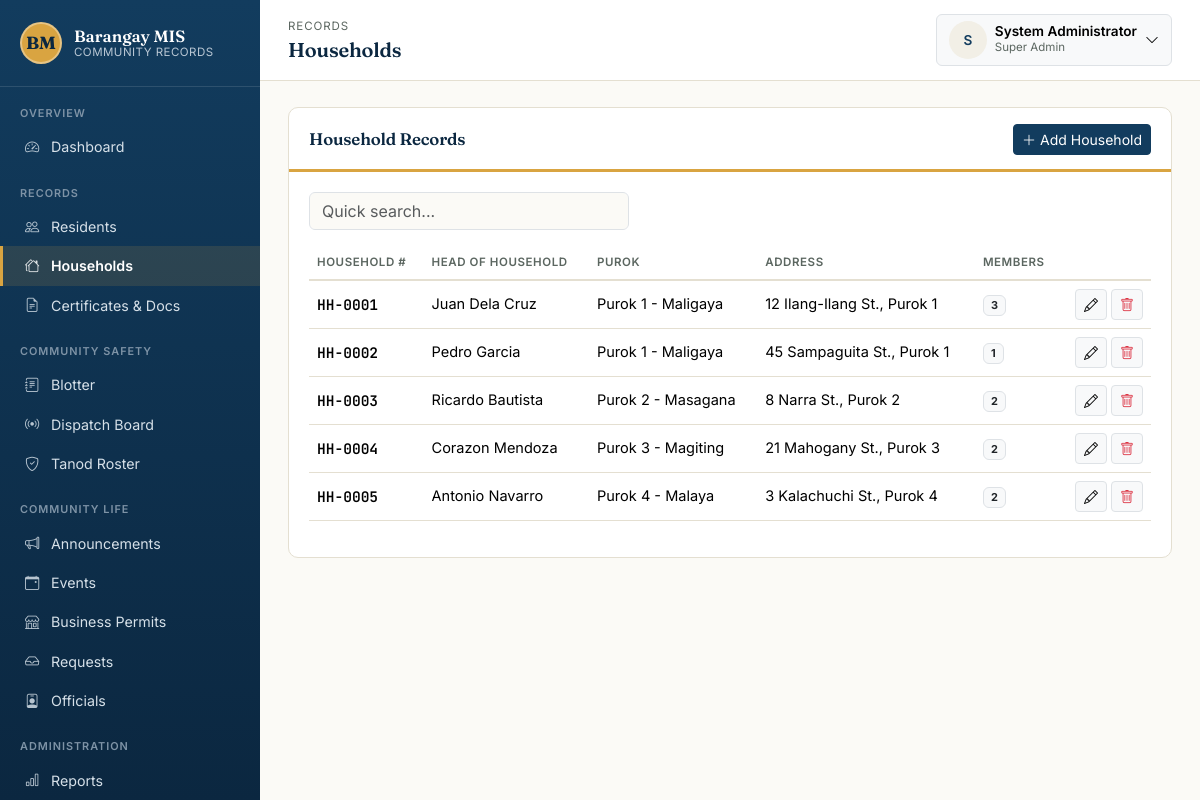
The app's page /modules/households/list.php (signed in) with its own data.
### tables this page shows
CREATE TABLE households (
    id                  INT AUTO_INCREMENT PRIMARY KEY,
    household_number    VARCHAR(50) NOT NULL UNIQUE,
    head_resident_id    INT NULL,
    purok_id            INT NULL,
    address             VARCHAR(255),
    created_at          TIMESTAMP NOT NULL DEFAULT CURRENT_TIMESTAMP,
    FOREIGN KEY (purok_id) REFERENCES puroks(id) ON DELETE SET NULL
);

CREATE TABLE puroks (
    id      INT AUTO_INCREMENT PRIMARY KEY,
    name    VARCHAR(100) NOT NULL
);

### includes/functions.php (called while the page is built, shortened)
<?php
function clean(?string $value): string
{
    return htmlspecialchars(trim($value ?? ''), ENT_QUOTES, 'UTF-8');
}

### modules/households/list.php (the view, shortened to what this page needs)
<?php
require_once __DIR__ . '/../../config.php';
require_once __DIR__ . '/../../includes/functions.php';
$households = $pdo->query(
    "SELECT h.*, p.name AS purok_name,
            CONCAT(hr.first_name, ' ', hr.last_name) AS head_name,
            (SELECT COUNT(*) FROM residents r WHERE r.household_id = h.id) AS member_count
     FROM households h
     LEFT JOIN puroks p ON p.id = h.purok_id
     LEFT JOIN residents hr ON hr.id = h.head_resident_id
     ORDER BY h.household_number"
)->fetchAll();
require_once __DIR__ . '/../../includes/header.php';
?>
<div class="panel">
    <div class="panel-header">
        <h2>Household Records</h2>
        <a href="<?= BASE_URL ?>/modules/households/form.php" class="btn btn-primary btn-sm"><i class="bi bi-plus-lg me-1"></i>Add Household</a>
    </div>
    <div class="panel-body">
        <input type="text" class="form-control mb-3" style="max-width:320px;" placeholder="Quick search..." onkeyup="quickFilter(this, 'householdsTable')">
        <?php if (empty($households)): ?>
            <div class="empty-state"><i class="bi bi-houses"></i>No households recorded yet.</div>
        <?php else: ?>
        <div class="table-responsive">
        <table class="table table-clean" id="householdsTable">
            <thead><tr><th>Household #</th><th>Head of Household</th><th>Purok</th><th>Address</th><th>Members</th><th></th></tr></thead>
            <tbody>
            <?php foreach ($households as $h): ?>
                <tr>
                    <td class="mono fw-semibold"><?= clean($h['household_number']) ?></td>
                    <td><?= clean($h['head_name'] ?? '—') ?></td>
                    <td><?= clean($h['purok_name'] ?? '—') ?></td>
                    <td><?= clean($h['address'] ?: '—') ?></td>
                    <td><span class="badge bg-light text-dark border"><?= (int)$h['member_count'] ?></span></td>
                    <td class="text-end">
                        <a href="<?= BASE_URL ?>/modules/households/form.php?id=<?= (int)$h['id'] ?>" class="btn btn-sm btn-light border"><i class="bi bi-pencil"></i></a>
                        <form method="post" action="<?= BASE_URL ?>/modules/households/delete.php" class="d-inline" data-confirm="Delete household <?= clean($h['household_number']) ?>?">
                            <button type="submit" class="btn btn-sm btn-light border text-danger"><i class="bi bi-trash"></i></button>
                        </form>
                    </td>
                </tr>
            <?php endforeach; ?>
            </tbody>
        </table>
        </div>
        <?php endif; ?>
    </div>
</div>
<?php require_once __DIR__ . '/../../includes/footer.php'; ?>

### assets/css/style.css (style rules this page uses)
:root { --bagong-blue: #123C5E; --bagong-blue-dark: #0B2740; --bagong-blue-light: #1E5583; --paper: #FBFAF6; --paper-dim: #F2EFE6; --palay-gold: #D9A441; --palay-gold-dark: #B9832F; --adobe: #C1502E; --talahib: #4C7A5E; --ink: #1F2421; --ink-soft: #5B6660; --hairline: #E4DFD1; --font-display: 'Fraunces', Georgia, serif; --font-body: 'Inter', -apple-system, Segoe UI, Roboto, sans-serif; --font-mono: 'JetBrains Mono', SFMono-Regular, Menlo, monospace; --bs-primary: var(--bagong-blue); --bs-body-font-family: var(--font-body); --bs-body-color: var(--ink); --bs-body-bg: var(--paper); }
* { box-sizing: border-box; }
body { background: var(--paper); color: var(--ink); font-family: var(--font-body); }
h1, h2, h3, h4, .display-font { font-family: var(--font-display); font-weight: 600; letter-spacing: -0.01em; color: var(--bagong-blue-dark); }
.mono, .case-number, .stat-number { font-family: var(--font-mono); font-variant-numeric: tabular-nums; }
a { color: var(--bagong-blue); }
.panel { background: #fff; border: 1px solid var(--hairline); border-radius: 10px; margin-bottom: 22px; overflow: hidden; }
.panel-header { display: flex; align-items: center; justify-content: space-between; gap: 12px; padding: 16px 20px 14px; border-bottom: 3px solid var(--palay-gold); flex-wrap: wrap; }
.panel-header h2, .panel-header h3 { margin: 0; font-size: 1.05rem; }
.panel-body { padding: 20px; }
.table-clean { --bs-table-bg: transparent; font-size: 0.91rem; }
.table-clean thead th { text-transform: uppercase; font-size: 0.72rem; letter-spacing: 0.05em; color: var(--ink-soft); border-bottom: 2px solid var(--hairline); font-weight: 600; white-space: nowrap; }
.table-clean td { vertical-align: middle; border-bottom: 1px solid var(--hairline); }
.btn-primary { background: var(--bagong-blue); border-color: var(--bagong-blue); }

### records on screen
households: household_number "HH-0001", head_name "Juan Dela Cruz", purok.name "Purok 1 - Maligaya", address "12 Ilang-Ilang St., Purok 1", member_count "3"
households: household_number "HH-0002", head_name "Pedro Garcia", purok.name "Purok 1 - Maligaya", address "45 Sampaguita St., Purok 1", member_count "1"
households: household_number "HH-0003", head_name "Ricardo Bautista", purok.name "Purok 2 - Masagana", address "8 Narra St., Purok 2", member_count "2"
households: household_number "HH-0004", head_name "Corazon Mendoza", purok.name "Purok 3 - Magiting", address "21 Mahogany St., Purok 3", member_count "2"
households: household_number "HH-0005", head_name "Antonio Navarro", purok.name "Purok 4 - Malaya", address "3 Kalachuchi St., Purok 4", member_count "2"

### other values on screen
$label "Dashboard Residents Households Certificates & Docs Blotter Dispatch Board Tanod Roster Announcements Events Business Permits Requests Officials Reports"
$breadcrumbEyebrow "RECORDS"
$pageTitle "Households"
mb_strtoupper(mb_substr(current_full_name() ?: '?', 0, 1)) "S"
current_full_name() "System Administrator"
role_label(current_role()) "Super Admin"
